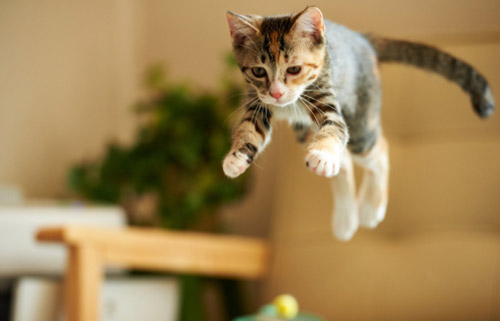
#> input picture index.png, 500 x 321 px
$ python resize.py
#> lines starting #> are read from the running program, lines starting #| are printed output that depends on the picture
# -*- coding: utf-8 -*-
"""
Created on Fri Oct  4 05:44:06 2019

@author: Rajat arya
"""

import cv2
img=cv2.imread("index.png",0)
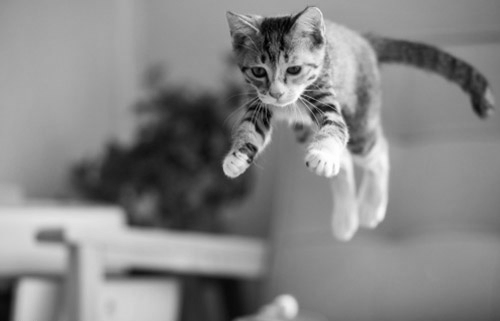
#> img: shape (321, 500); min 0, max 255, mean 133.3
print(img.shape)
#| (321, 500)

resized_image = cv2.resize(img, (650,500))
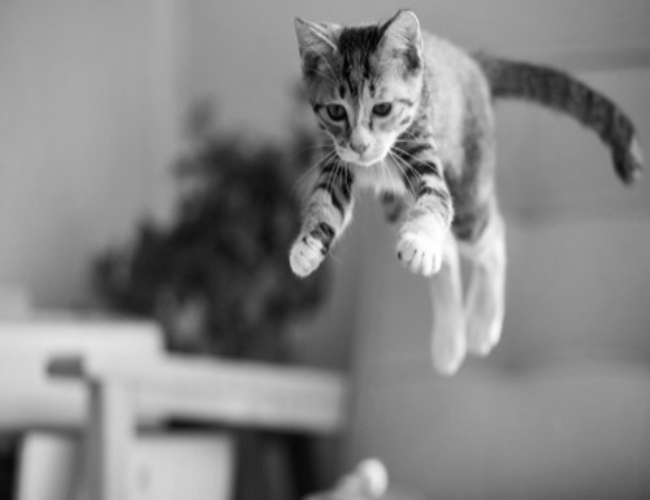
#> resized_image: shape (500, 650); min 1, max 255, mean 133.2
cv2.imshow("image",resized_image)
cv2.waitKey(0)
cv2.destroyAllWindows()
